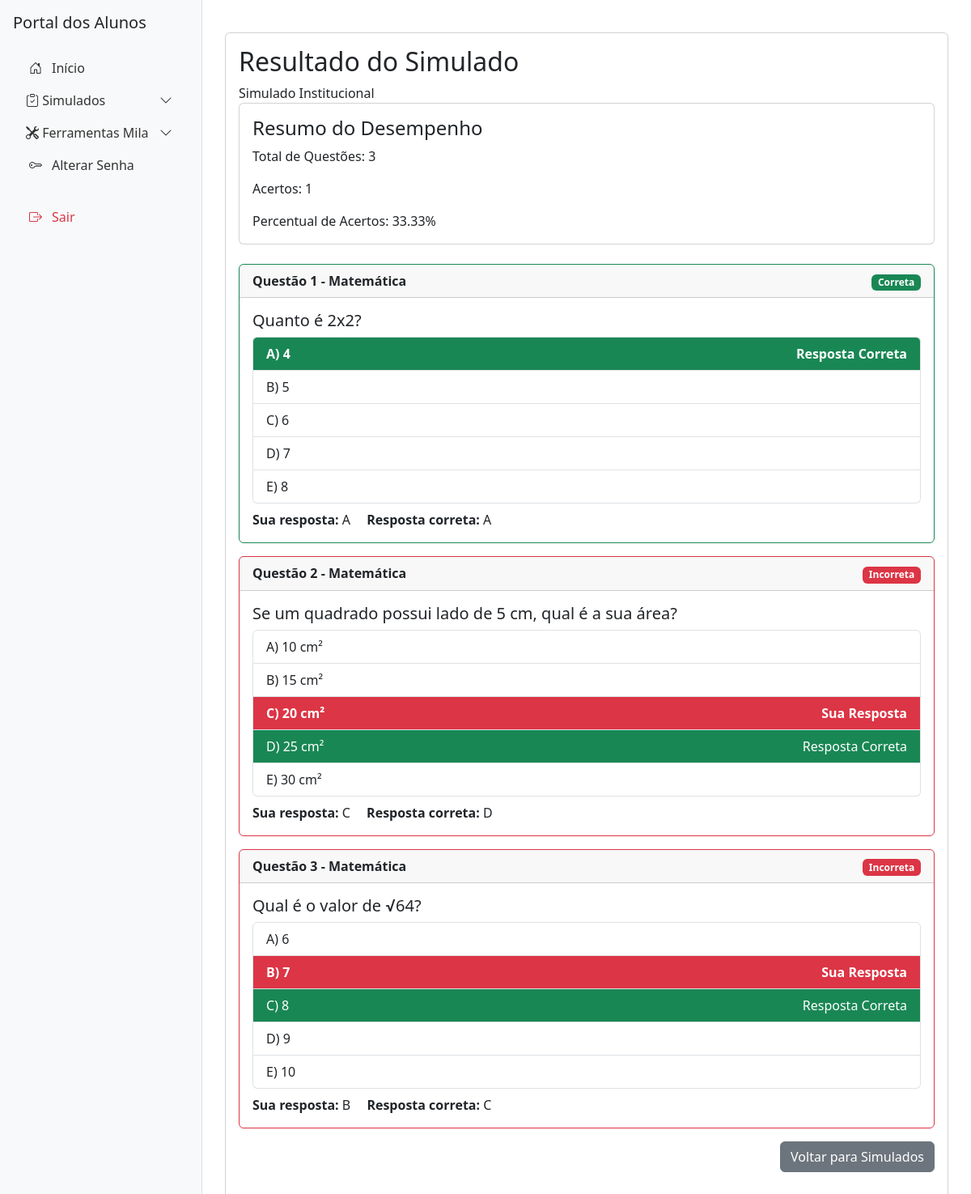
The app's page /aluno/simulado/12?origem=secretaria (signed in) with its own data.
### tables this page shows
CREATE TABLE desempenho_simulado (
    id INTEGER PRIMARY KEY,
    aluno_id INTEGER NOT NULL,
    simulado_id INTEGER NOT NULL,
    escola_id INTEGER NOT NULL,
    serie_id INTEGER NOT NULL,
    codigo_ibge INTEGER NOT NULL, -- Substituindo cidade_id por codigo_ibge
    respostas_aluno JSON NOT NULL,
    respostas_corretas JSON NOT NULL,
    desempenho DECIMAL(5, 2) NOT NULL,
    data_resposta TIMESTAMP DEFAULT CURRENT_TIMESTAMP
, tipo_usuario_id INTEGER NOT NULL DEFAULT 5, turma_id INTEGER);

CREATE TABLE "banco_questoes" (
    id INTEGER PRIMARY KEY AUTOINCREMENT,
    questao TEXT NOT NULL,
    alternativa_a TEXT NOT NULL,
    alternativa_b TEXT NOT NULL,
    alternativa_c TEXT NOT NULL,
    alternativa_d TEXT NOT NULL,
    alternativa_e TEXT,
    questao_correta TEXT NOT NULL,
    disciplina_id INTEGER NOT NULL,
    assunto TEXT NOT NULL,
    serie_id INTEGER,
    mes_id INTEGER,
    data_criacao TIMESTAMP DEFAULT CURRENT_TIMESTAMP,
    FOREIGN KEY (disciplina_id) REFERENCES disciplinas (id)
);

### models.py (models this page shows, shortened)
class Disciplina(db.Model):
    __tablename__ = 'disciplinas'
    id = db.Column(db.Integer, primary_key=True)
    nome = db.Column(db.String(100), nullable=False)
    descricao = db.Column(db.Text)

### routes/simulados.py (the view, shortened to what this page needs)
@simulados_bp.route('/aluno/simulado/<int:simulado_id>', methods=['GET', 'POST'])
@login_required
def responder_simulado(simulado_id):
    if current_user.tipo_usuario_id != 4:  # Apenas alunos podem acessar
        flash("Acesso não autorizado.", "danger")
        return redirect(url_for("index"))
    db = get_db()
    origem = request.args.get('origem', 'secretaria')
    aluno_simulado = db.execute("""
        SELECT status FROM aluno_simulado
        WHERE simulado_id = ? AND aluno_id = ?
    """, [simulado_id, current_user.id]).fetchone()
    if origem == 'professor':
        simulado = db.execute("""
            SELECT sgp.id, d.nome as disciplina_nome, u.nome as professor_nome
            FROM simulados_gerados_professor sgp
            JOIN disciplinas d ON sgp.disciplina_id = d.id
            JOIN usuarios u ON sgp.professor_id = u.id
            WHERE sgp.id = ?
        """, [simulado_id]).fetchone()
    else:
        simulado = db.execute("""
            SELECT sg.id, d.nome as disciplina_nome
            FROM simulados_gerados sg
            JOIN disciplinas d ON sg.disciplina_id = d.id
            WHERE sg.id = ?
        """, [simulado_id]).fetchone()
    if not simulado:
        flash("Simulado não encontrado.", "danger")
        return redirect(url_for("simulados.listar_simulados"))
    desempenho = db.execute("""
        SELECT respostas_aluno, respostas_corretas, desempenho
        FROM desempenho_simulado
        WHERE aluno_id = ? AND simulado_id = ?
    """, [current_user.id, simulado_id]).fetchone()
    if origem == 'professor':
        questoes = db.execute("""
            SELECT q.id, q.disciplina_id, d.nome as disciplina_nome, q.questao,
                   q.alternativa_a, q.alternativa_b, q.alternativa_c,
                   q.alternativa_d, q.alternativa_e, q.questao_correta
            FROM simulado_questoes_professor sq
            JOIN banco_questoes q ON sq.questao_id = q.id
            JOIN disciplinas d ON q.disciplina_id = d.id
            WHERE sq.simulado_id = ?
            ORDER BY q.disciplina_id
        """, [simulado_id]).fetchall()
    else:
        questoes = db.execute("""
            SELECT q.id, q.disciplina_id, d.nome as disciplina_nome, q.questao,
                   q.alternativa_a, q.alternativa_b, q.alternativa_c,
                   q.alternativa_d, q.alternativa_e, q.questao_correta
            FROM simulado_questoes sq
            JOIN banco_questoes q ON sq.questao_id = q.id
            JOIN disciplinas d ON q.disciplina_id = d.id
            WHERE sq.simulado_id = ?
            ORDER BY q.disciplina_id
        """, [simulado_id]).fetchall()
    if not questoes:
        flash("Nenhuma questão encontrada para este simulado.", "danger")
        return redirect(url_for("simulados.listar_simulados"))
    questoes_por_disciplina = {}
    for q in questoes:
        disciplina_nome = q['disciplina_nome']
        if disciplina_nome not in questoes_por_disciplina:
            questoes_por_disciplina[disciplina_nome] = []
        questoes_por_disciplina[disciplina_nome].append(q)
    if desempenho:  # Se já respondeu, mostrar resultados
        respostas_aluno = json.loads(desempenho['respostas_aluno'])
        respostas_corretas = json.loads(desempenho['respostas_corretas'])
        resultados = []
        total_questoes = len(questoes)
        acertos = 0
        for q in questoes:
            questao_id = str(q['id'])
            resposta_aluno = respostas_aluno.get(questao_id, '')
            resposta_correta = respostas_corretas[questao_id]
            resultado = {
                'questao': q['questao'],
                'disciplina': q['disciplina_nome'],
                'alternativas': [
                    q['alternativa_a'],
                    q['alternativa_b'],
                    q['alternativa_c'],
                    q['alternativa_d'],
                    q['alternativa_e']
                ],
                'resposta_aluno': resposta_aluno,
                'resposta_correta': resposta_correta,
                'acertou': resposta_aluno == resposta_correta,
                'numero_questao': len(resultados) + 1
            }
            if resultado['acertou']:
                acertos += 1
            resultados.append(resultado)
        return render_template('alunos/responder_simulado.html',
                             modo_visualizacao=True,
                             resultados=resultados,
                             total_questoes=total_questoes,
                             acertos=acertos,
                             percentual_acertos=desempenho['desempenho'],
                             simulado=simulado)

### app.py (called while the page is built)
@app.context_processor
def utility_processor():
    return dict(enumerate=enumerate)

@login_manager.user_loader
def load_user(user_id):
    db = get_db()
    cursor = db.cursor()
    cursor.execute("""
        SELECT id, nome, tipo_usuario_id, escola_id, serie_id, turma_id, email, codigo_ibge
        FROM usuarios
        WHERE id = ?
    """, (user_id,))
    user_data = cursor.fetchone()
    if user_data:
        app.logger.info(f"Usuário carregado: {user_data}")
        return User(
            id=user_data[0],
            nome=user_data[1],
            tipo_usuario_id=user_data[2],
            escola_id=user_data[3],
            serie_id=user_data[4],
            turma_id=user_data[5],
            email=user_data[6],
            codigo_ibge=user_data[7]
        )
    app.logger.warning(f"Usuário com ID {user_id} não encontrado.")
    return None

def get_db():
    db = getattr(g, '_database', None)
    if db is None:
        db = g._database = sqlite3.connect(DATABASE)
    return db

@app.teardown_appcontext
def close_connection(exception):
    db = getattr(g, '_database', None)
    if db is not None:
        db.close()

@app.template_filter('chr')
def chr_filter(value):
    try:
        return chr(value)
    except (TypeError, ValueError):
        return value

### routes/simulados.py (called while the page is built)
def get_db():
    if 'db' not in g:
        g.db = sqlite3.connect('educacional.db')
        g.db.row_factory = sqlite3.Row
    return g.db

### templates/alunos/responder_simulado.html (shortened to what this page needs)
{% extends "alunos/base_alunos.html" %}
{% block content %}
<div class="container mt-4">
    {% if modo_visualizacao %}
        <div class="card {% if request.args.get('origem') == 'professor' %}simulado-professor{% else %}simulado-institucional{% endif %}">
            <div class="card-body">
                <div class="resultado-header">
                    <h2>Resultado do Simulado</h2>
                    <div class="tipo-simulado">
                        {% if request.args.get('origem') == 'professor' %}
                        <i class="fas fa-chalkboard-teacher"></i> Simulado do Professor
                        {% else %}
                         Simulado Institucional
                        {% endif %}
                    </div>
                </div>
                <div class="card mb-4">
                    <div class="card-body">
                        <h4 class="card-title">Resumo do Desempenho</h4>
                        <p class="card-text">Total de Questões: {{ total_questoes }}</p>
                        <p class="card-text">Acertos: {{ acertos }}</p>
                        <p class="card-text">Percentual de Acertos: {{ "%.2f"|format(percentual_acertos) }}%</p>
                    </div>
                </div>
                {% for resultado in resultados %}
                <div class="card mb-3 {% if resultado.acertou %}border-success{% else %}border-danger{% endif %}">
                    <div class="card-header">
                        <strong>Questão {{ resultado.numero_questao }} - {{ resultado.disciplina }}</strong>
                        <span class="float-end">
                            {% if resultado.acertou %}
                                <span class="badge bg-success">Correta</span>
                            {% else %}
                                <span class="badge bg-danger">Incorreta</span>
                            {% endif %}
                        </span>
                    </div>
                    <div class="card-body">
                        <h5 class="card-title">{{ resultado.questao }}</h5>
                        <div class="list-group">
                            {% for alternativa in resultado.alternativas %}
                                <div class="list-group-item {% if (loop.index + 64)|chr == resultado.resposta_correta %}bg-success text-white{% endif %}
                                    {% if (loop.index + 64)|chr == resultado.resposta_aluno and resultado.resposta_aluno != resultado.resposta_correta %}bg-danger text-white{% endif %}
                                    {% if (loop.index + 64)|chr == resultado.resposta_aluno %}fw-bold{% endif %}">
                                    {{ (loop.index + 64)|chr }}) {{ alternativa }}
                                    {% if (loop.index + 64)|chr == resultado.resposta_correta %}
                                        <span class="float-end"> Resposta Correta</span>
                                    {% endif %}
                                    {% if (loop.index + 64)|chr == resultado.resposta_aluno and resultado.resposta_aluno != resultado.resposta_correta %}
                                        <span class="float-end"> Sua Resposta</span>
                                    {% endif %}
                                </div>
                            {% endfor %}
                        </div>
                        <div class="mt-2">
                            <strong>Sua resposta:</strong> {{ resultado.resposta_aluno }}
                            <strong class="ms-3">Resposta correta:</strong> {{ resultado.resposta_correta }}
                        </div>
                    </div>
                </div>
                {% endfor %}
                <div class="d-flex justify-content-end mb-3">
                    {% if request.args.get('origem') == 'professor' %}
                    <a href="{{ url_for('simulados.listar_simulados_professores') }}" class="btn btn-secondary">
                        Voltar para Simulados
                    </a>
                    {% else %}
                    <a href="{{ url_for('simulados.listar_simulados') }}" class="btn btn-secondary">
                        Voltar para Simulados
                    </a>
                    {% endif %}
                </div>
            </div>
        </div>
    {% endif %}
</div>
{% endblock %}

### templates/base.html (style rules this page uses)
body { min-height: 100vh; display: flex; flex-direction: column; }

### records on screen
desempenho_simulado: desempenho "33.33"
banco_questoes: numero_questao "1", disciplina "Matemática", shows "Correta", questao "Quanto é 2x2?", index "A" "B" "C" "D" "E", alternativas "4" "5" "6" "7" "8", resposta_aluno "A", resposta_correta "A"
banco_questoes: numero_questao "2", disciplina "Matemática", shows "Incorreta", questao "Se um quadrado possui lado de 5 cm, qual é a sua área?", index "A", alternativa_a "10 cm²", index "B", alternativa_b "15 cm²", index "C", alternativa_c "20 cm²", shows "Sua Resposta", (loop.index+64)|chr "D", alternativa_d "25 cm²", shows "Resposta Correta", index "E", alternativa_e "30 cm²", resposta_aluno "C", resposta_correta "D"
banco_questoes: numero_questao "3", disciplina "Matemática", shows "Incorreta", questao "Qual é o valor de √64?", index "A" "B" "C" "D", alternativas "6" "7" "8" "9", index "E", alternativa_e "10", resposta_aluno "B", resposta_correta "C"

### other values on screen
{{ total_questoes }} "3"
{{ acertos }} "1"
